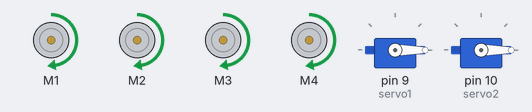
Recording of a sketch running on a simulated Arduino Uno, built with avr-gcc and run on an emulated ATmega328P. On the bench: 4 × DC motor (green arrow = forward, orange = backward, longer = faster), 2 × servo.

Above: at 0.05 s.
At 1.5 s:
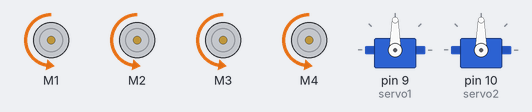
At 3.0 s:
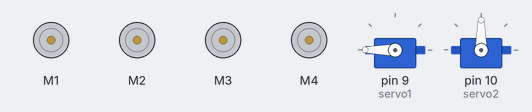
Timing chart, 0 to 6.9 s (numbered marks = the images above):
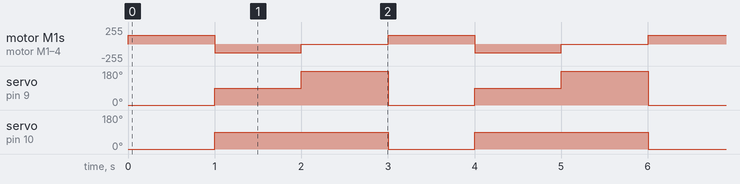

The sketch:

L293D_Motor_shield.ino
```cpp
// tento kód slúži na overenie funkčnosti motor shieldu a motorov
// v prípade že sa niektorý z motorov točí nesprávnym smerom treba zmeniť jeho polaritu prehodením káblov

#include <Servo.h>// importujeme knižnice pre ovládanie sevo motorov
#include <AFMotor.h>// importujeme knižnice pre Adafruit motorshield

// pre každý motor vytvoríme objekt
AF_DCMotor motor_left1(1, MOTOR12_64KHZ);// prvý argument je číslo portu, v ktorom je motor zapojený (napr. port M1)
AF_DCMotor motor_left2(2, MOTOR12_64KHZ);// druhý argument je ovládacia frekvencia, defaultne 1KHz
AF_DCMotor motor_right1(3, MOTOR12_64KHZ);
AF_DCMotor motor_right2(4, MOTOR12_64KHZ);

Servo servo1; //vytvoríme sevo objektu
Servo servo2;
void setup() {
// nastavíme rýchlosť motorov v rozsahu 0-255
  motor_left1.setSpeed(128);
  motor_left2.setSpeed(128);
  motor_right1.setSpeed(128);
  motor_right2.setSpeed(128);
  servo1.attach(9);// nastavíme pin pre 10 pre ovládanie serva, motor shield pre servo motory využíva piny 9 a 10
  servo2.attach(10);
}

void loop() {

  servo1.write(0);// nastavíme servá na nulovú pozíciu
  servo2.write(0);
  motor_left1.run(FORWARD);
  motor_left2.run(FORWARD);// roztočíme motory jedným smerom
  motor_right1.run(FORWARD);
  motor_right2.run(FORWARD);
  delay(1000);// počkáme 1000ms (1s)

  servo1.write(90);// nastavíme seva na 90 stupňov
  servo2.write(90);
  motor_left1.run(BACKWARD);
  motor_left2.run(BACKWARD);// roztočíme motory druhým smerom
  motor_right1.run(BACKWARD);
  motor_right2.run(BACKWARD);
  delay(1000);

  servo1.write(180);// nastavíme seva na 180 stupňov - koniec rozsahu
  servo2.write(90);
  motor_left1.run(RELEASE);
  motor_left2.run(RELEASE);// zabrzdíme motory
  motor_right1.run(RELEASE);
  motor_right2.run(RELEASE);
  delay(1000);

}
```

Measured:
- by itself, motor M1–4: repeats every 3.0 s: backward 128/255 1.0 s, stopped 1.0 s, forward 128/255 1.0 s
- by itself, servo on pin 9 (servo1): repeats every 3.0 s: 180° 1.0 s, 0° 1.0 s, 90° 1.0 s
- by itself, servo on pin 10 (servo2): alternates 90° for 2.0 s and 0° for 1.0 s
